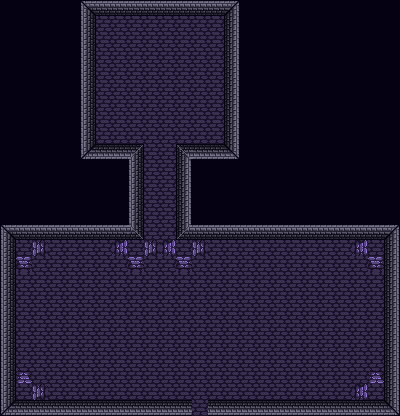

Rendered tile map (Tiled .tmx) drawn with the repository's tilesets; below, a short description and the full map source, tile grids included:
An orthogonal 25x26 tile map with 16x16 px tiles, 1 tile layer (Tile Layer 1) and 26 objects (14x Wall, 6x Lampe, 4x Enemy, Door, Spawn).

<map version="1.2" tiledversion="1.3.1" orientation="orthogonal" renderorder="right-down" compressionlevel="0" width="25" height="26" tilewidth="16" tileheight="16" infinite="0" nextlayerid="3" nextobjectid="33">
 <tileset firstgid="1" name="Dungeon(Basement)" tilewidth="16" tileheight="16" tilecount="102" columns="6">
  <image source="DungeonStarter.png" width="96" height="272" />
 </tileset>
 <layer id="1" name="Tile Layer 1" width="25" height="26">
  <data encoding="csv">
34,34,34,34,34,1,2,2,2,2,2,2,2,2,3,34,34,34,34,34,34,34,34,34,34,
34,34,34,34,34,7,8,8,8,8,8,8,8,8,9,34,34,34,34,34,34,34,34,34,34,
34,34,34,34,34,7,8,8,8,8,8,8,8,8,9,34,34,34,34,34,34,34,34,34,34,
34,34,34,34,34,7,8,8,8,8,8,8,8,8,9,34,34,34,34,34,34,34,34,34,34,
34,34,34,34,34,7,8,8,8,8,8,8,8,8,9,34,34,34,34,34,34,34,34,34,34,
34,34,34,34,34,7,8,8,8,8,8,8,8,8,9,34,34,34,34,34,34,34,34,34,34,
34,34,34,34,34,7,8,8,8,8,8,8,8,8,9,34,34,34,34,34,34,34,34,34,34,
34,34,34,34,34,7,8,8,8,8,8,8,8,8,9,34,34,34,34,34,34,34,34,34,34,
34,34,34,34,34,7,8,8,8,8,8,8,8,8,9,34,34,34,34,34,34,34,34,34,34,
34,34,34,34,34,13,14,14,10,8,8,11,14,14,15,34,34,34,34,34,34,34,34,34,34,
34,34,34,34,34,34,34,34,7,8,8,9,34,34,34,34,34,34,34,34,34,34,34,34,34,
34,34,34,34,34,34,34,34,7,8,8,9,34,34,34,34,34,34,34,34,34,34,34,34,34,
34,34,34,34,34,34,34,34,7,8,8,9,34,34,34,34,34,34,34,34,34,34,34,34,34,
34,34,34,34,34,34,34,34,7,8,8,9,34,34,34,34,34,34,34,34,34,34,34,34,34,
1,2,2,2,2,2,2,2,4,8,8,5,2,2,2,2,2,2,2,2,2,2,2,2,3,
7,8,86,8,8,8,8,85,8,86,85,8,86,8,8,8,8,8,8,8,8,8,85,8,9,
7,91,8,8,8,8,8,8,91,8,8,91,8,8,8,8,8,8,8,8,8,8,8,91,9,
7,8,8,8,8,8,8,8,8,8,8,8,8,8,8,8,8,8,8,8,8,8,8,8,9,
7,8,8,8,8,8,8,8,8,8,8,8,8,8,8,8,8,8,8,8,8,8,8,8,9,
7,8,8,8,8,8,8,8,8,8,8,8,8,8,8,8,8,8,8,8,8,8,8,8,9,
7,8,8,8,8,8,8,8,8,8,8,8,8,8,8,8,8,8,8,8,8,8,8,8,9,
7,8,8,8,8,8,8,8,8,8,8,8,8,8,8,8,8,8,8,8,8,8,8,8,9,
7,8,8,8,8,8,8,8,8,8,8,8,8,8,8,8,8,8,8,8,8,8,8,8,9,
7,92,8,8,8,8,8,8,8,8,8,8,8,8,8,8,8,8,8,8,8,8,8,92,9,
7,8,86,8,8,8,8,8,8,8,8,8,8,8,8,8,8,8,8,8,8,8,85,8,9,
13,14,14,14,14,14,14,14,14,14,14,14,8,14,14,14,14,14,14,14,14,14,14,14,15
</data>
 </layer>
 <objectgroup id="2" name="Walls/Door And Spawn">
  <object id="1" name="Wall" type="Wall" x="80" y="0" width="16" height="160" />
  <object id="2" name="Wall" type="Wall" x="96" y="0" width="144" height="16" />
  <object id="3" name="Wall" type="Wall" x="224" y="16" width="16" height="144" />
  <object id="4" name="Wall" type="Wall" x="175.75" y="144.25" width="48" height="16" />
  <object id="5" name="Wall" type="Wall" x="176" y="160" width="16" height="80" />
  <object id="6" name="Wall" type="Wall" x="192" y="224" width="208" height="16" />
  <object id="7" name="Wall" type="Wall" x="96" y="144" width="48" height="16" />
  <object id="8" name="Wall" type="Wall" x="128" y="160" width="16" height="80" />
  <object id="9" name="Wall" type="Wall" x="0" y="224" width="128" height="16" />
  <object id="10" name="Wall" type="Wall" x="0" y="240" width="16" height="176" />
  <object id="11" name="Wall" type="Wall" x="16" y="400" width="176" height="16" />
  <object id="12" name="Wall" type="Wall" x="208" y="400" width="192" height="16" />
  <object id="13" name="Wall" type="Wall" x="384" y="240" width="16" height="160" />
  <object id="14" name="Door" type="Door" x="192" y="387.5" width="16" height="28.5" />
  <object id="16" type="Spawn" x="153" y="41.5" width="12.5" height="13" />
  <object id="18" type="Enemy" x="336" y="320" width="11" height="11.5" />
  <object id="19" type="Enemy" x="81.5" y="313.75" width="11" height="11.5" />
  <object id="20" type="Enemy" x="129.467" y="347.607" width="11" height="11.5" />
  <object id="21" type="Enemy" x="238.891" y="345.602" width="11" height="11.5" />
  <object id="26" name="Wall" type="Wall" x="191.974" y="416.026" width="16" height="16" />
  <object id="27" name="Lampe" type="Lampe" x="176" y="240" width="16" height="16" />
  <object id="28" name="Lampe" type="Lampe" x="128" y="240" width="16" height="16" />
  <object id="29" name="Lampe" type="Lampe" x="16" y="240" width="16" height="16" />
  <object id="30" name="Lampe" type="Lampe" x="16" y="384" width="16" height="16" />
  <object id="31" name="Lampe" type="Lampe" x="368" y="384" width="16" height="16" />
  <object id="32" name="Lampe" type="Lampe" x="368" y="240" width="16" height="16" />
 </objectgroup>
</map>
